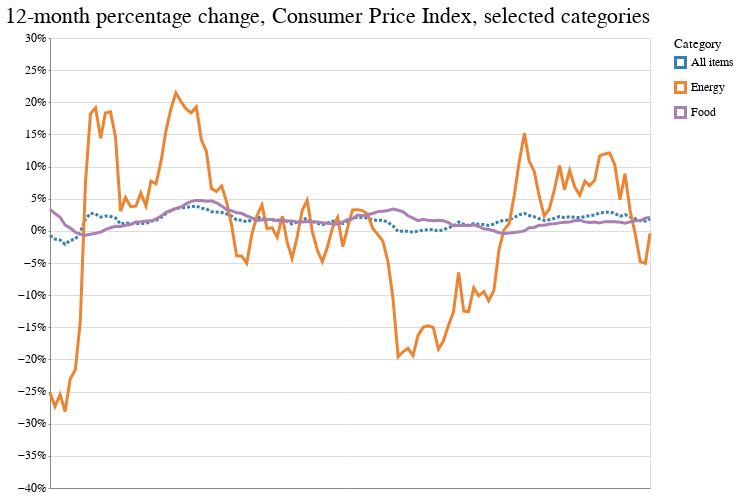

The notebook cell this image was saved under:
### Code cell
base = alt.Chart(
    three_cats,
    title="12-month percentage change, Consumer Price Index, selected categories"
).encode(
    x=alt.X(
        "date:T",
        timeUnit="yearmonth",
        axis=alt.Axis(
            title=None,
            labelAngle=0,
            grid=False,
            # A truly gnarly hack from https://github.com/altair-viz/altair/issues/187
            values=list(pd.to_datetime([
                '2008-11-01',
                '2010-11-01',
                '2012-11-01',
                '2014-11-01',
                '2016-11-01',
                '2018-11-01'
            ]).astype(int) / 10 ** 6)
        ),
    ),
    y=alt.Y(
        "pct_change:Q",
        axis=alt.Axis(title=None, format='%'),
        scale=alt.Scale(domain=[-0.4, 0.3])
    ),
    color=alt.Color(
        "series_items_name:N",
        legend=alt.Legend(title="Category"),
        # scale=alt.Scale(range=["#423a51", "#449cb0", "#d09972"])
    )
)

all_items = base.transform_filter(
    alt.datum.series_items_name == 'All items'
).mark_line(strokeDash=[3, 2])

other_items = base.transform_filter(
    alt.datum.series_items_name != 'All items'
).mark_line()

(all_items + other_items).properties(width=600)

### Figure 1 — Vega-Lite specification as saved in the notebook (floating-point values rounded to 4 significant figures; data arrays with more than 128 entries replaced by an {"elided": "..."} marker saying what was removed)
{"$schema": "https://vega.github.io/schema/vega-lite/v2.6.0.json", "config": {"arc": {"fill": "#82c6df"}, "area": {"fill": "#82c6df"}, "axis": {"labelFont": "Benton Gothic, sans", "labelFontSize": 11.5, "labelFontWeight": "normal", "titleFont": "Benton Gothic Bold, sans", "titleFontSize": 13, "titleFontWeight": "normal"}, "axisX": {"labelAngle": 0, "labelPadding": 4, "tickSize": 3}, "axisY": {"labelBaseline": "middle", "maxExtent": 45, "minExtent": 45, "tickSize": 2, "titleAlign": "left", "titleAngle": 0, "titleX": -45, "titleY": -11}, "background": "#ffffff", "bar": {"fill": "#82c6df"}, "legend": {"labelFont": "Benton Gothic, sans", "labelFontSize": 11.5, "symbolType": "square", "titleFont": "Benton Gothic Bold, sans", "titleFontSize": 13, "titleFontWeight": "normal"}, "line": {"stroke": "#82c6df", "strokeWidth": 3}, "path": {"stroke": "#82c6df"}, "point": {"stroke": "#82c6df"}, "range": {"category": ["#3580b1", "#ec8431", "#ab7fb4", "#c89d29", "#adc839", "#829eb1"], "diverging": ["#e68a4f", "#f4bb6a", "#f9e39c", "#dadfe2", "#a6b7c6", "#849eae"], "heatmap": ["#fbf2c7", "#f9e39c", "#f8d36e", "#f4bb6a", "#e68a4f", "#d15a40", "#ab4232"], "ordinal": ["#fbf2c7", "#f9e39c", "#f8d36e", "#f4bb6a", "#e68a4f", "#d15a40", "#ab4232"], "ramp": ["#fbf2c7", "#f9e39c", "#f8d36e", "#f4bb6a", "#e68a4f", "#d15a40", "#ab4232"]}, "rect": {"fill": "#82c6df"}, "shape": {"stroke": "#82c6df"}, "symbol": {"fill": "#82c6df", "size": 30}, "title": {"anchor": "start", "font": "Benton Gothic Bold, sans", "fontColor": "#000000", "fontSize": 22, "fontWeight": "normal"}, "view": {"height": 450, "width": 800}}, "datasets": {"data-4cad320f5b75c875bc7c514308ac2aeb": {"elided": "360 records"}}, "layer": [{"data": {"name": "data-4cad320f5b75c875bc7c514308ac2aeb"}, "encoding": {"color": {"field": "series_items_name", "legend": {"title": "Category"}, "type": "nominal"}, "x": {"axis": {"grid": false, "labelAngle": 0, "title": null, "values": [1225497600000, 1288569600000, 1351728000000, 1414800000000, 1477958400000, 1541030400000]}, "field": "date", "timeUnit": "yearmonth", "type": "temporal"}, "y": {"axis": {"format": "%", "title": null}, "field": "pct_change", "scale": {"domain": [-0.4, 0.3]}, "type": "quantitative"}}, "mark": {"strokeDash": [3, 2], "type": "line"}, "title": "12-month percentage change, Consumer Price Index, selected categories", "transform": [{"filter": "(datum.series_items_name === 'All items')"}]}, {"data": {"name": "data-4cad320f5b75c875bc7c514308ac2aeb"}, "encoding": {"color": {"field": "series_items_name", "legend": {"title": "Category"}, "type": "nominal"}, "x": {"axis": {"grid": false, "labelAngle": 0, "title": null, "values": [1225497600000, 1288569600000, 1351728000000, 1414800000000, 1477958400000, 1541030400000]}, "field": "date", "timeUnit": "yearmonth", "type": "temporal"}, "y": {"axis": {"format": "%", "title": null}, "field": "pct_change", "scale": {"domain": [-0.4, 0.3]}, "type": "quantitative"}}, "mark": "line", "title": "12-month percentage change, Consumer Price Index, selected categories", "transform": [{"filter": "(datum.series_items_name !== 'All items')"}]}], "width": 600}
